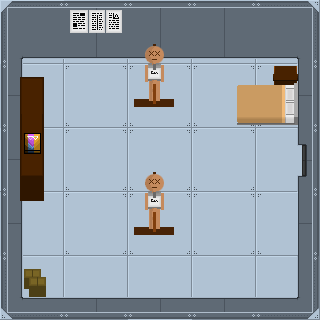

A 2D game scene composited from a Tiled map and its tileset images. What follows is a short description and the map's XML, with every tile layer's data as written:
An orthogonal 5x5 tile map with 64x64 px tiles, 7 tile layers (floor, walls, dresser, boxes, ...), 2 tilesets and 8 objects.

<map version="1.2" tiledversion="1.2.2" orientation="orthogonal" renderorder="left-down" width="5" height="5" tilewidth="64" tileheight="64" infinite="0" nextlayerid="14" nextobjectid="13">
 <tileset firstgid="1" source="BlueDolphinStructuralTiles.tsx" />
 <tileset firstgid="82" source="DetailTiles.tsx" />
 <layer id="7" name="floor" width="5" height="5">
  <data encoding="csv">
19,19,19,19,19,
19,19,19,19,19,
19,19,19,19,19,
19,19,19,19,19,
19,19,19,19,19
</data>
 </layer>
 <layer id="8" name="walls" width="5" height="5">
  <data encoding="csv">
23,28,28,28,60,
31,0,0,0,63,
67,0,0,0,39,
31,0,0,0,63,
68,65,29,65,69
</data>
 </layer>
 <layer id="11" name="dresser" width="5" height="5" offsetx="0" offsety="11">
  <data encoding="csv">
0,0,0,0,0,
142,0,0,0,0,
154,0,0,0,0,
0,0,0,0,0,
0,0,0,0,0
</data>
 </layer>
 <layer id="10" name="boxes" width="5" height="5" offsetx="2" offsety="-11">
  <data encoding="csv">
0,0,0,0,0,
0,0,0,0,0,
0,0,0,0,0,
0,0,0,0,0,
134,0,0,0,0
</data>
 </layer>
 <layer id="9" name="objects" width="5" height="5">
  <data encoding="csv">
0,104,0,0,0,
0,0,0,124,125,
84,0,0,0,0,
0,0,0,0,0,
0,0,0,0,0
</data>
 </layer>
 <layer id="12" name="dummies" width="5" height="5" offsetx="122.333" offsety="-21.3333">
  <data encoding="csv">
0,0,0,0,0,
146,0,0,0,0,
0,0,0,0,0,
146,0,0,0,0,
0,0,0,0,0
</data>
 </layer>
 <layer id="13" name="dummiesNote" width="5" height="5" offsetx="68" offsety="-2.66663">
  <data encoding="csv">
0,0,0,0,0,
0,139,0,0,0,
0,0,0,0,0,
0,139,0,0,0,
0,0,0,0,0
</data>
 </layer>
 <objectgroup id="5" name="collisions" visible="0">
  <object id="1" x="-0.666667" y="-1" width="322.667" height="58" />
  <object id="4" x="0" y="11" width="21" height="309.667" />
  <object id="7" x="298.5" y="28.5" width="22" height="291.5" />
  <object id="8" x="0.333333" y="306.5" width="321.167" height="14.5" />
  <object id="9" x="176.333" y="298" width="123.667" height="10" />
  <object id="10" x="17" y="298" width="127" height="10.6667" />
  <object id="11" x="19.3333" y="55.3333" width="46" height="64.3333" />
  <object id="12" x="18.6667" y="185.333" width="46.3333" height="62" />
 </objectgroup>
</map>
